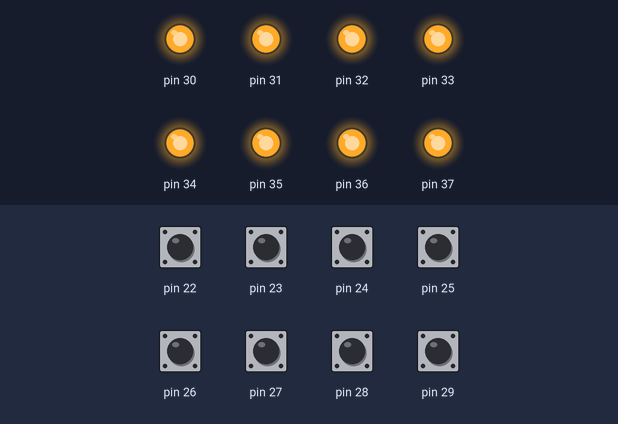
Recording of a sketch running on a simulated Arduino Mega 2560, built with avr-gcc and run on an emulated ATmega2560. Shown: output pins drawn as LEDs (lit = HIGH). The inputs (shaded band) are chosen by the test bench; at power-on: pin 22–29 HIGH.

Above: at 1.2 s.
1.3 s: pin 22 pulled LOW for 0.15 s
At 1.37 s:
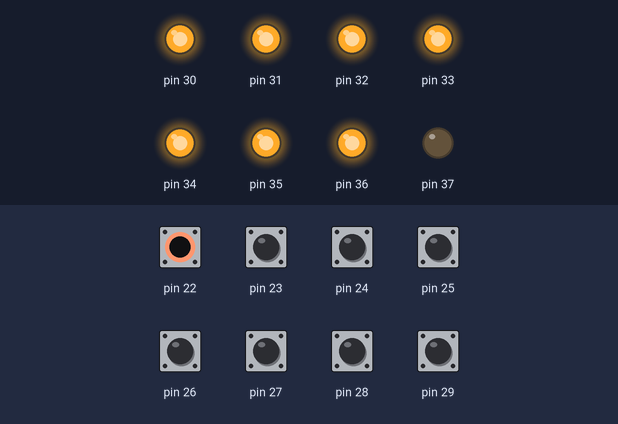
2.9 s: pin 23 pulled LOW for 0.15 s
At 2.97 s:
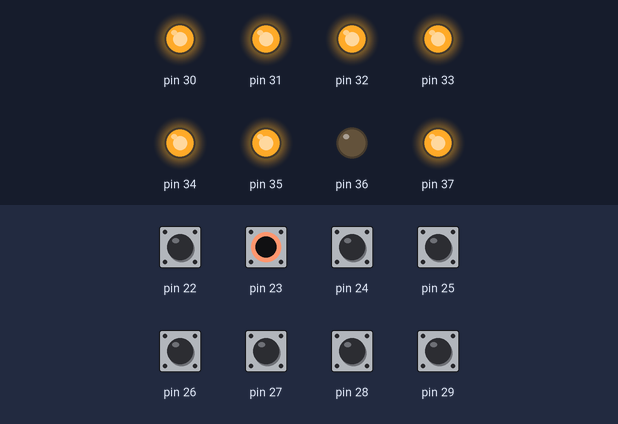
4.5 s: pin 24 pulled LOW for 0.15 s
At 4.57 s:
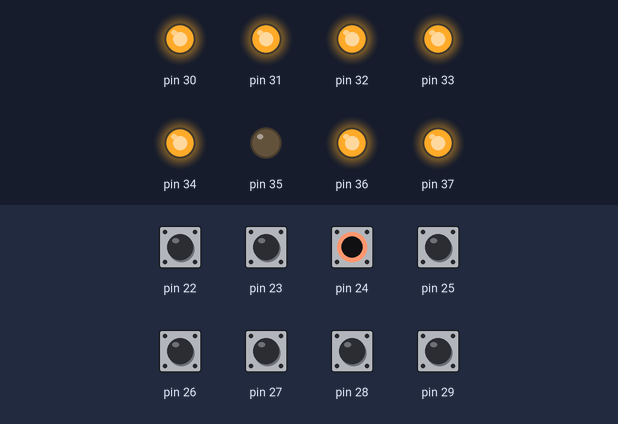
6.1 s: pin 25 pulled LOW for 0.15 s
At 6.17 s:
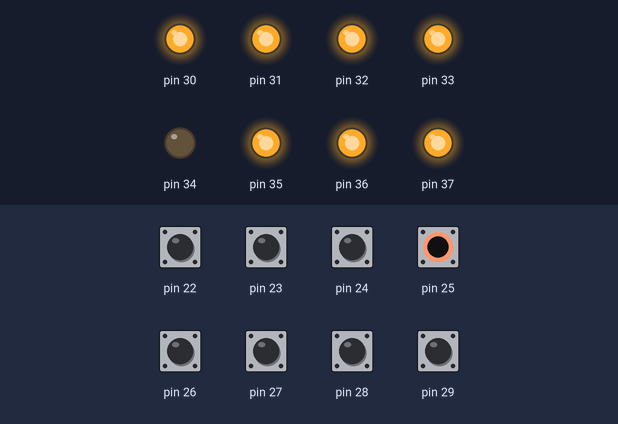
7.7 s: pin 26 pulled LOW for 0.15 s
At 7.77 s:
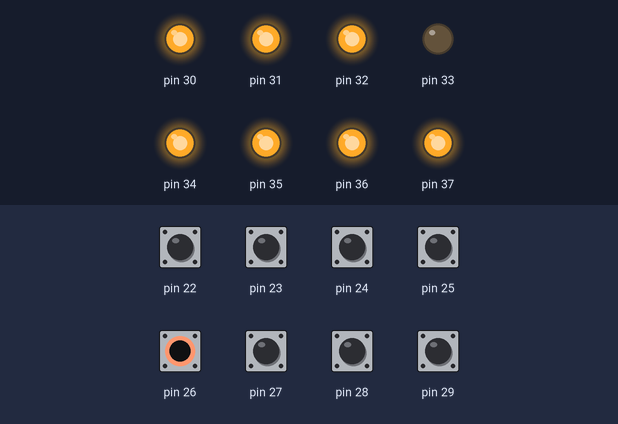
9.3 s: pin 27 pulled LOW for 0.15 s
At 9.37 s:
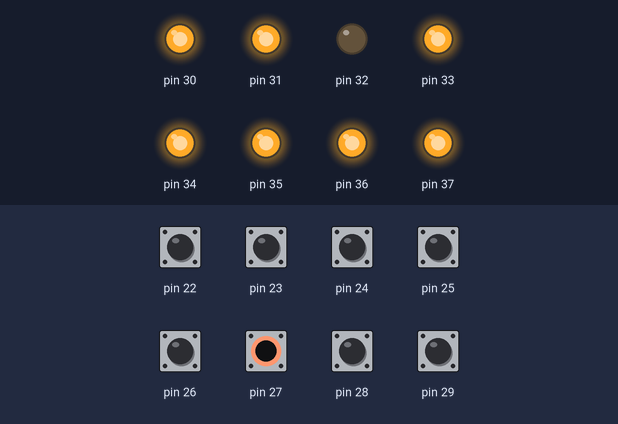
Timing chart, 0 to 11.9 s (numbered marks = the images above; inputs shaded):
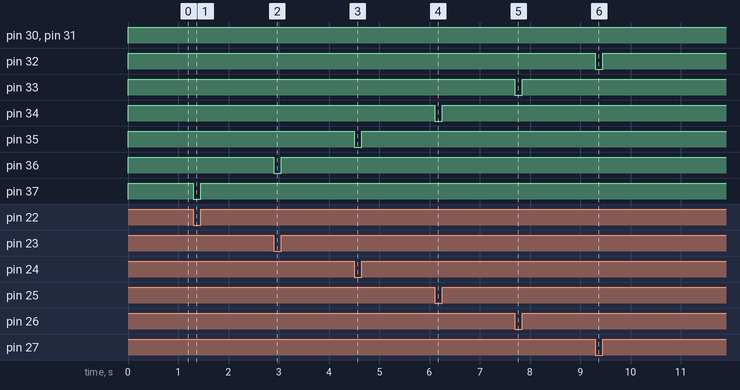

The sketch:

Q5.ino
```cpp
void setup()
{
  DDRA &=~ 0xFF;
  PORTA = 0xFF;
  DDRC |= 0xFF;
}

void loop()
{
  PORTC = PINA;
}
```

Measured:
- after the input at 1.3 s, pin 37: HIGH → LOW at once, → HIGH 0.15 s later
- after the input at 2.9 s, pin 36: HIGH → LOW at once, → HIGH 0.15 s later
- after the input at 4.5 s, pin 35: HIGH → LOW at once, → HIGH 0.15 s later
- after the input at 6.1 s, pin 34: HIGH → LOW at once, → HIGH 0.15 s later
- after the input at 7.7 s, pin 33: HIGH → LOW at once, → HIGH 0.15 s later
- after the input at 9.3 s, pin 32: HIGH → LOW at once, → HIGH 0.15 s later
